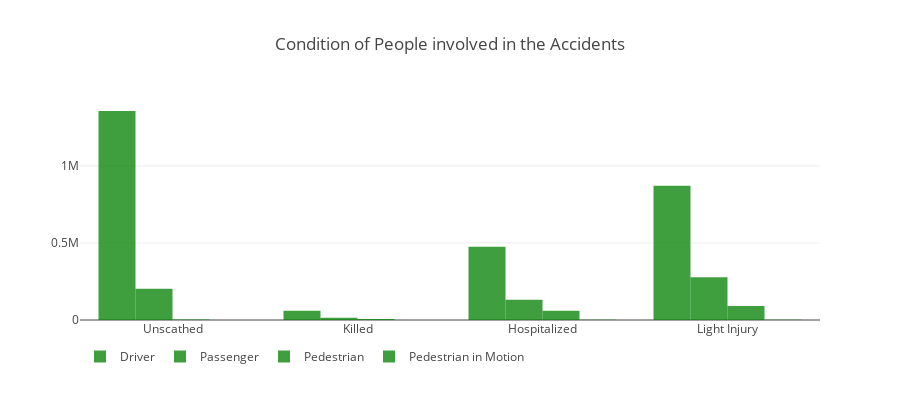

The code cell stored with this chart in its notebook:
### Code cell
#les conditions des personnes dans les accidents / hospitalisé / meurtre 
keydict = {1:'Driver', 2:'Passenger', 3:'Pedestrian', 4:'Pedestrian in Motion'}
people = accidents[['catu','grav']]
traces = []
for key, grp in people.groupby(people.catu):
    aggregated = grp.grav.value_counts().sort_index()
    x_values = aggregated.index.tolist()
    y_values = aggregated.values.tolist()
    x1,y1 = x_values, y_values
    x1 = ['Unscathed','Killed', 'Hospitalized', 'Light Injury']


    

#x1, y1 = create_stack_bar_data('jour', accidents)
    trace1 = go.Bar(x=x1, y=y1, opacity=0.75, name = keydict[key],  
                        marker = dict(color = 'green'))
    layout = dict(height=400, title='Condition of People involved in the Accidents', legend=dict(orientation="h"));
    traces.append(trace1)
fig = go.Figure(data= traces, layout=layout)
iplot(fig)

### Figure 1 — Plotly figure (JSON) as saved in the notebook; plotly's stock layout.template omitted (floating-point values rounded to 4 significant figures)
{"data": [{"marker": {"color": "green"}, "name": "Driver", "opacity": 0.75, "type": "bar", "uid": "3874630f-2d61-4a48-a61b-c45046913ab2", "x": ["Unscathed", "Killed", "Hospitalized", "Light Injury"], "y": [1355771, 60206, 475700, 870260]}, {"marker": {"color": "green"}, "name": "Passenger", "opacity": 0.75, "type": "bar", "uid": "b3b56e4d-99ea-46fd-a641-879b0277fbed", "x": ["Unscathed", "Killed", "Hospitalized", "Light Injury"], "y": [202735, 14606, 131977, 277475]}, {"marker": {"color": "green"}, "name": "Pedestrian", "opacity": 0.75, "type": "bar", "uid": "c499165e-ea86-4719-95c9-556bfc997fcc", "x": ["Unscathed", "Killed", "Hospitalized", "Light Injury"], "y": [3558, 7277, 59933, 91072]}, {"marker": {"color": "green"}, "name": "Pedestrian in Motion", "opacity": 0.75, "type": "bar", "uid": "78eade1c-b26d-4cec-bfcf-740ccf84e73e", "x": ["Unscathed", "Killed", "Hospitalized", "Light Injury"], "y": [107, 62, 1146, 2091]}], "layout": {"height": 400, "legend": {"orientation": "h"}, "title": {"text": "Condition of People involved in the Accidents"}}}
